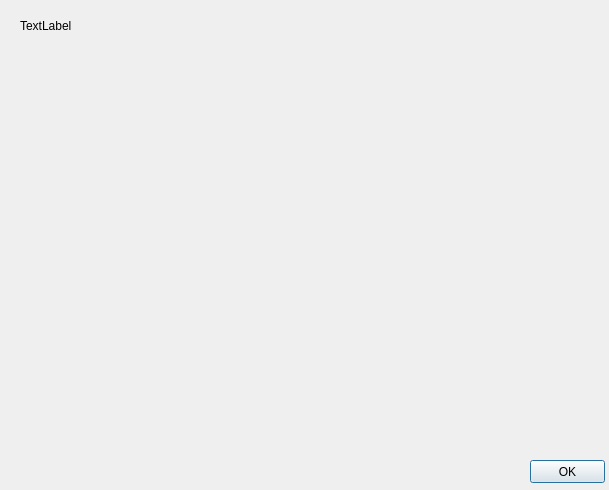
<?xml version="1.0" encoding="UTF-8"?>
<ui version="4.0">
 <class>Dialog</class>
 <widget class="QDialog" name="Dialog">
  <property name="geometry">
   <rect>
    <x>0</x>
    <y>0</y>
    <width>609</width>
    <height>490</height>
   </rect>
  </property>
  <property name="windowTitle">
   <string>Dialog</string>
  </property>
  <widget class="QPushButton" name="pushButton">
   <property name="geometry">
    <rect>
     <x>530</x>
     <y>460</y>
     <width>75</width>
     <height>23</height>
    </rect>
   </property>
   <property name="text">
    <string>OK</string>
   </property>
  </widget>
  <widget class="QLabel" name="label">
   <property name="geometry">
    <rect>
     <x>20</x>
     <y>20</y>
     <width>54</width>
     <height>12</height>
    </rect>
   </property>
   <property name="text">
    <string>TextLabel</string>
   </property>
  </widget>
 </widget>
 <resources/>
 <connections>
  <connection>
   <sender>pushButton</sender>
   <signal>clicked()</signal>
   <receiver>Dialog</receiver>
   <slot>accept()</slot>
   <hints>
    <hint type="sourcelabel">
     <x>577</x>
     <y>477</y>
    </hint>
    <hint type="destinationlabel">
     <x>430</x>
     <y>450</y>
    </hint>
   </hints>
  </connection>
 </connections>
</ui>
